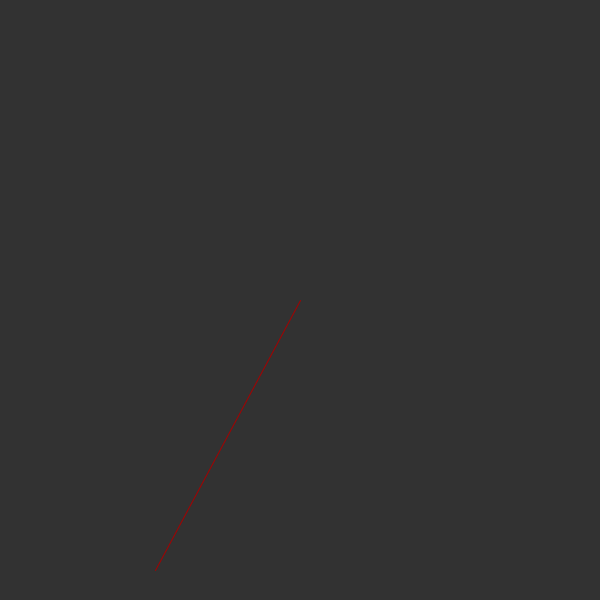
Frame 1 (no input)
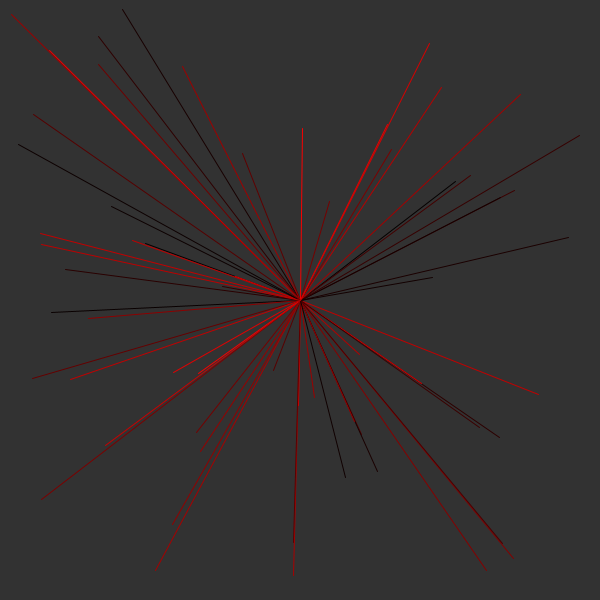
Frame 60 (the mouse pressed at the canvas centre just before this capture)
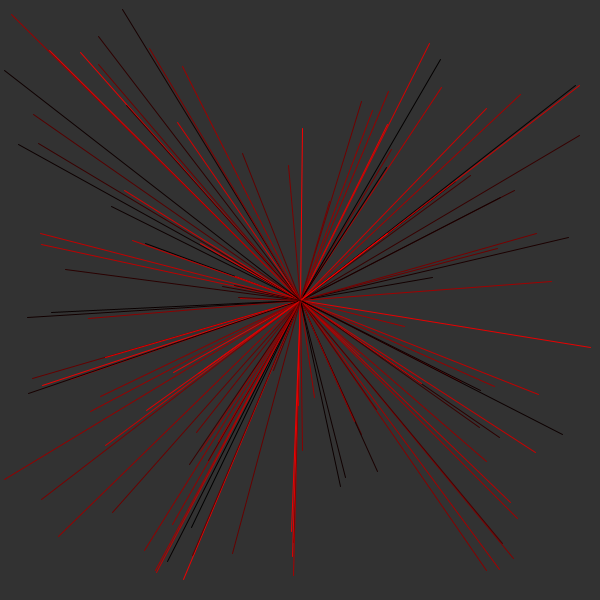
Frame 120 (the mouse held since frame 60 and released just before this capture)

The Processing sketch that drew these frames (run headless with seeded random() and noise(); from frame 60 on, the mouse is pressed at the canvas centre):

// Processing sketch: ProcessingTest
// ── ProcessingTest.pde
void setup() {
    size (600,600);
    background(50);
}

void draw() {
    stroke(random(256), 0, 0);
    line(width/2, height/2, random(width), random(height));
}
